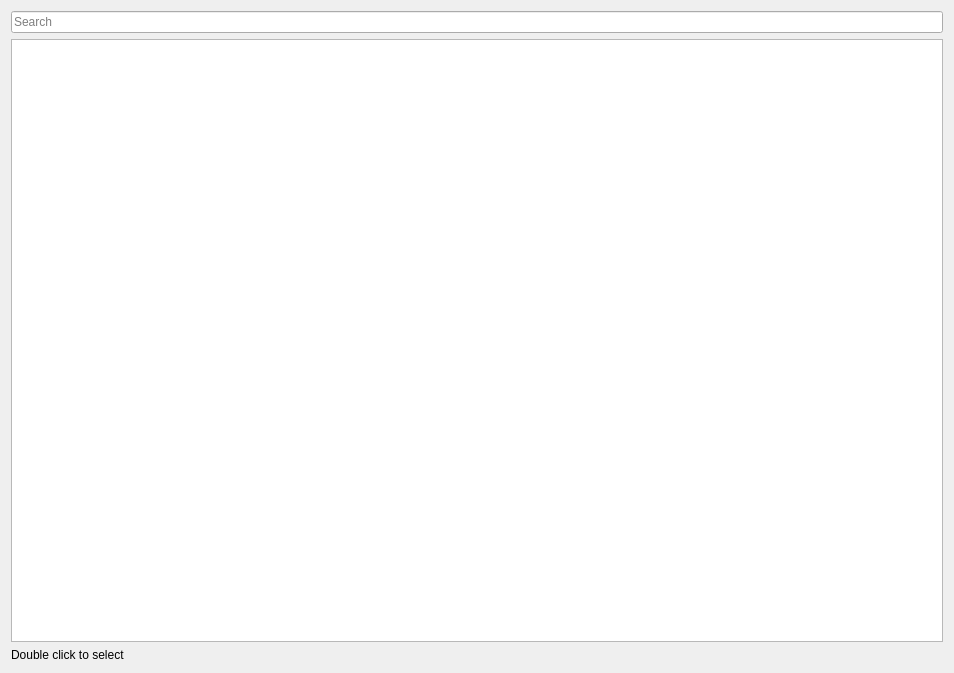
<?xml version="1.0" encoding="UTF-8"?>
<ui version="4.0">
 <class>ContactSelectionDialog</class>
 <widget class="QDialog" name="ContactSelectionDialog">
  <property name="geometry">
   <rect>
    <x>0</x>
    <y>0</y>
    <width>954</width>
    <height>673</height>
   </rect>
  </property>
  <property name="windowTitle">
   <string>Select Contact</string>
  </property>
  <layout class="QVBoxLayout" name="verticalLayout">
   <item>
    <widget class="QLineEdit" name="lineEdit">
     <property name="placeholderText">
      <string>Search</string>
     </property>
    </widget>
   </item>
   <item>
    <widget class="QTableWidget" name="tableWidget"/>
   </item>
   <item>
    <widget class="QLabel" name="label_2">
     <property name="text">
      <string>Double click to select</string>
     </property>
    </widget>
   </item>
  </layout>
 </widget>
 <resources/>
 <connections/>
</ui>
